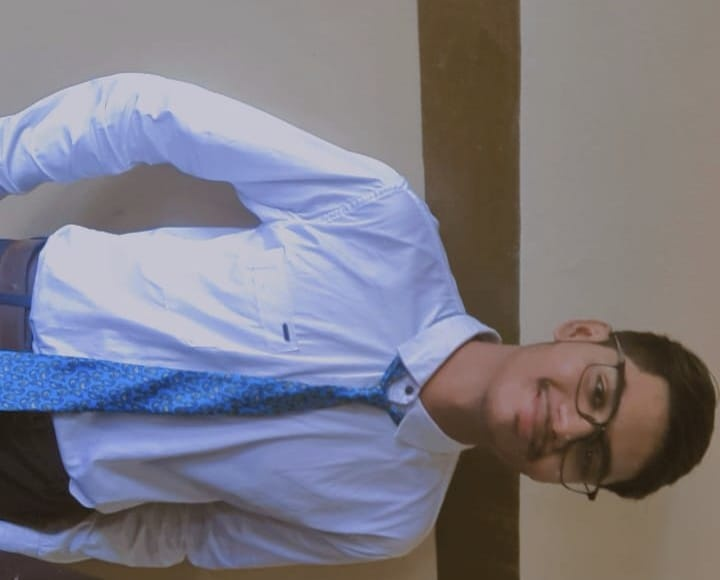
#> input picture attendance_system/dataset/rahul/0.jpg, 720 x 580 px, given in place of the camera
$ python enroll_faces.py
#> lines starting #> are read from the running program, lines starting #| are printed output that depends on the picture
import cv2
import os

# -------- CONFIG --------
PERSON_ID = "person_1"      # change for each student
SAVE_DIR = f"dataset/{PERSON_ID}"
IMG_SIZE = 128
NUM_IMAGES = 30
# ------------------------

# Create folder if not exists
os.makedirs(SAVE_DIR, exist_ok=True)

# Load Haar Cascade for face detection (simple & fast for enrollment)
face_cascade = cv2.CascadeClassifier(
    cv2.data.haarcascades + "haarcascade_frontalface_default.xml"
)

cap = cv2.VideoCapture(0)  # webcam
count = 0

print("[INFO] Starting face enrollment...")
print("[INFO] Look straight at the camera")

while True:
    ret, frame = cap.read()
#> frame is the input picture: shape (580, 720, 3); mean B, G, R 133.2, 122.5, 124.8
    if not ret:
        break

    gray = cv2.cvtColor(frame, cv2.COLOR_BGR2GRAY)
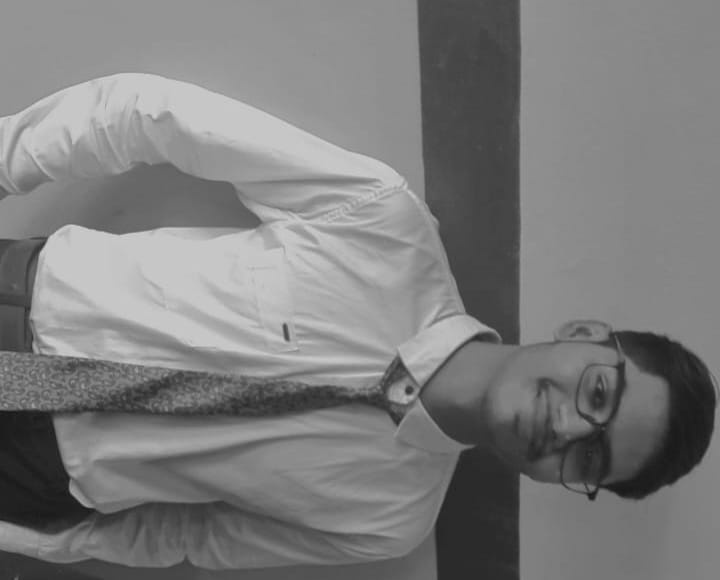
#> gray: shape (580, 720); min 23, max 209, mean 124.4
    faces = face_cascade.detectMultiScale(gray, 1.3, 5)
#> faces = ()

    for (x, y, w, h) in faces:
        face = gray[y:y+h, x:x+w]
        face = cv2.resize(face, (IMG_SIZE, IMG_SIZE))

        count += 1
        file_path = os.path.join(SAVE_DIR, f"{count}.jpg")
        cv2.imwrite(file_path, face)

        cv2.rectangle(frame, (x, y), (x+w, y+h), (0,255,0), 2)
        cv2.putText(frame, f"Saved: {count}", (x, y-10),
                    cv2.FONT_HERSHEY_SIMPLEX, 0.7, (0,255,0), 2)

        if count >= NUM_IMAGES:
            break
#> this loop made 0 passes
#> after the loop, count = 0

    cv2.imshow("Enrollment", frame)

    if cv2.waitKey(1) & 0xFF == 27 or count >= NUM_IMAGES:
#> (key Esc is pressed here)
        break

cap.release()
cv2.destroyAllWindows()
print("[INFO] Enrollment completed.")
